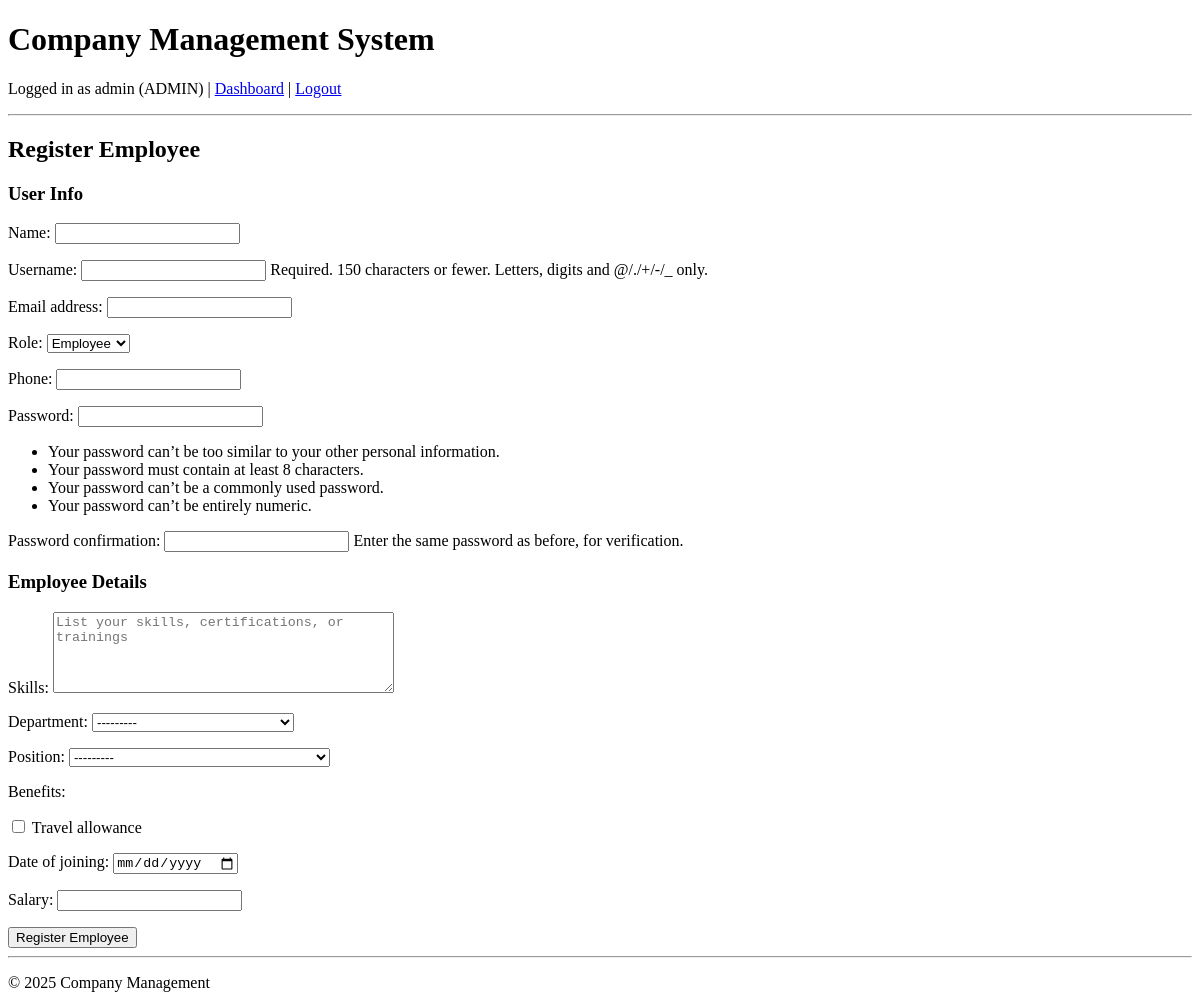
The page /users/employees/register/ (signed in) on the database as committed earlier.
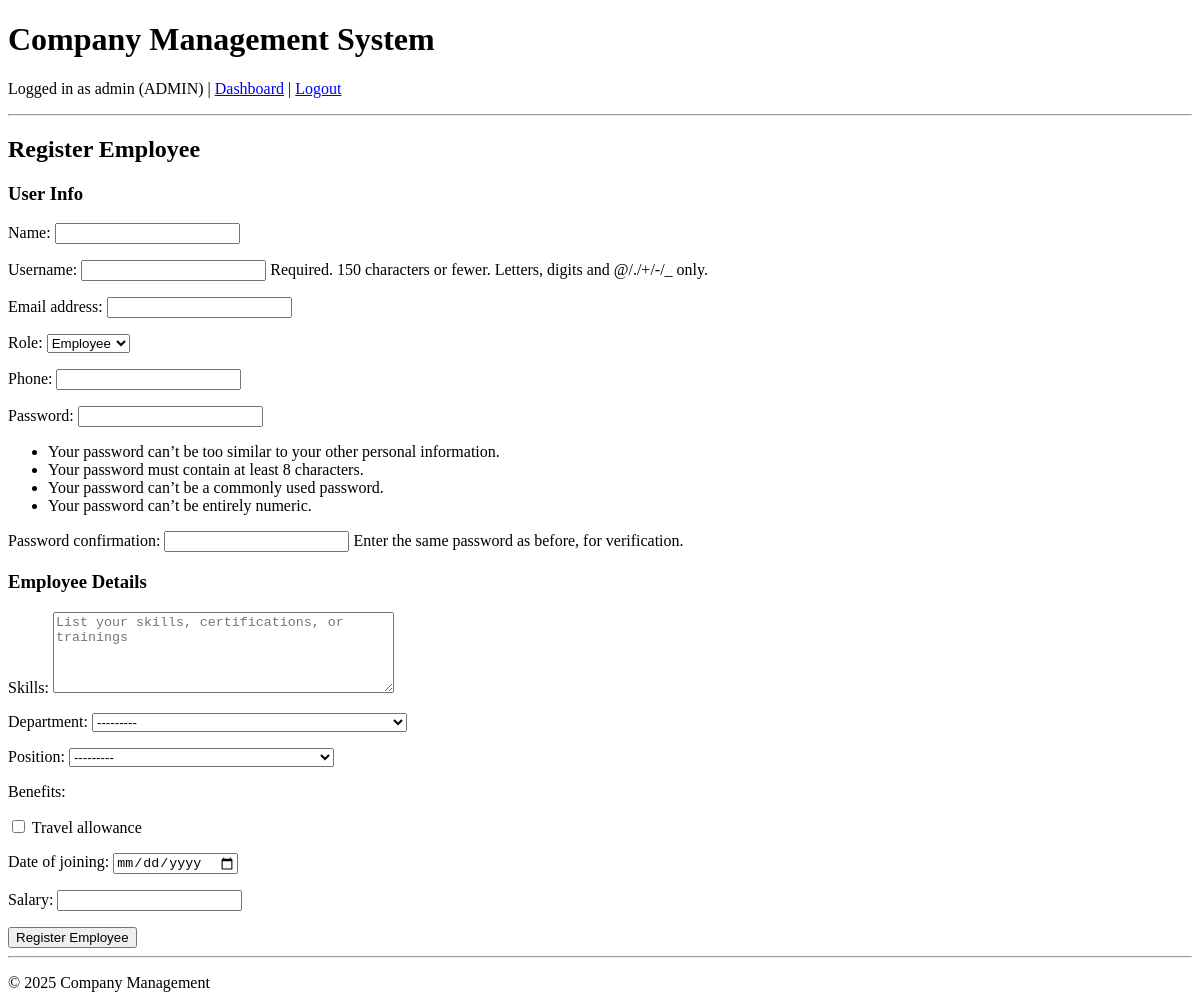
The same page on the database as committed later.
### company/models.py (models this page shows)
class Position(models.Model):
    department = models.ForeignKey(Department, on_delete=models.CASCADE, related_name='positions',null=True)
    title = models.CharField(max_length=100)
    description = models.TextField(blank=True)
    created_at = models.DateTimeField(auto_now_add=True)
    def __str__(self):
        return f"{self.title} ({self.department.name})"

### users/views.py (the view)
# urls.py: path('employees/register/', views.employee_register, name='employee_register'),
@user_passes_test(lambda u: u.is_authenticated and u.role in [User.ROLE_ADMIN, User.ROLE_MANAGER], login_url='login')
def employee_register(request):
    if request.method == 'POST':
        user_form = CustomUserForm(request.POST)
        profile_form = EmployeeProfileForm(request.POST)
        if user_form.is_valid() and profile_form.is_valid() :
            user = user_form.save()
            profile = profile_form.save(commit=False)
            profile.user = user
            profile.save()
            profile_form.save_m2m()
            return redirect('employee_list')
    else:
        user_form = CustomUserForm()
        profile_form = EmployeeProfileForm()
    return render(request, 'users/employee_register.html', {
        'user_form': user_form,
        'profile_form': profile_form
    })

### users/forms.py
class CustomUserForm(UserCreationForm):
    class Meta:
        model = CustomUser
        fields = ['name','username', 'email', 'role', 'phone', 'password1', 'password2']

class EmployeeProfileForm(forms.ModelForm):
    class Meta:
        model = EmployeeProfile
        fields = ['skills','department', 'position', 'benefits', 'date_of_joining', 'salary']
        widgets = {
            'benefits': forms.CheckboxSelectMultiple(),
            'skills': forms.Textarea(attrs={'rows': 5, 'placeholder': 'List your skills, certifications, or trainings'}),
            'date_of_joining': forms.DateInput(
                attrs={'type': 'date'}
            ),
        }
    def __init__(self, *args, **kwargs):
        super().__init__(*args, **kwargs)
        self.fields['department'].queryset = Department.objects.all()
        self.fields['position'].queryset = Position.objects.all()
        self.fields['benefits'].queryset = Benefit.objects.filter(active=True)

### company/models.py (called while the page is built)
    def __str__(self):
        if self.parent:
            return f"{self.parent.name} → {self.name}"
        return self.name

    def __str__(self):
        return self.name

### users/templates/users/employee_register.html (shortened to what this page needs)
{% extends 'base.html' %}
{% block content %}
<h2>Register Employee</h2>
<form method="post">
    <h3>User Info</h3>
    {{ user_form.as_p }}
    <h3>Employee Details</h3>
    {{ profile_form.as_p }}
    <button type="submit">Register Employee</button>
</form>
{% endblock %}

Rows that differ between the two databases and show on the page:
added Position: department "---------"
Other text that changed with them:
form field department: "---------" → (not shown)
